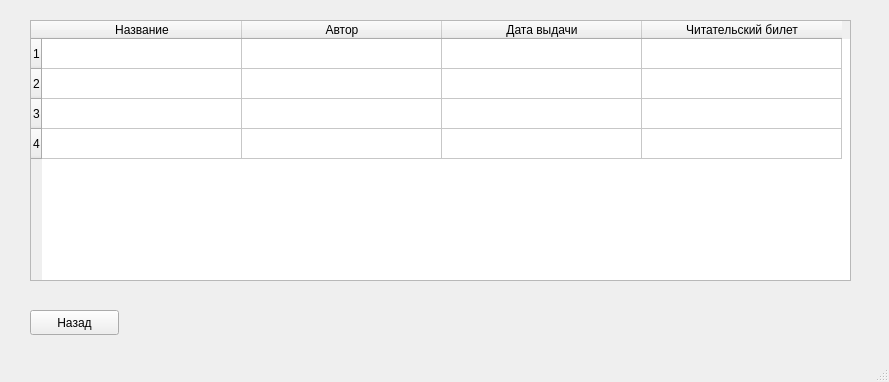
<?xml version="1.0" encoding="UTF-8"?>
<ui version="4.0">
 <class>MainWindow</class>
 <widget class="QMainWindow" name="MainWindow">
  <property name="geometry">
   <rect>
    <x>0</x>
    <y>0</y>
    <width>889</width>
    <height>382</height>
   </rect>
  </property>
  <property name="windowTitle">
   <string>Просмотр должников</string>
  </property>
  <widget class="QWidget" name="centralwidget">
   <widget class="QPushButton" name="pushButton">
    <property name="geometry">
     <rect>
      <x>30</x>
      <y>310</y>
      <width>89</width>
      <height>25</height>
     </rect>
    </property>
    <property name="text">
     <string>Назад</string>
    </property>
   </widget>
   <widget class="QTableWidget" name="tableWidget">
    <property name="geometry">
     <rect>
      <x>30</x>
      <y>20</y>
      <width>821</width>
      <height>261</height>
     </rect>
    </property>
    <property name="dragEnabled">
     <bool>true</bool>
    </property>
    <property name="rowCount">
     <number>4</number>
    </property>
    <property name="columnCount">
     <number>4</number>
    </property>
    <attribute name="horizontalHeaderDefaultSectionSize">
     <number>200</number>
    </attribute>
    <row/>
    <row/>
    <row/>
    <row/>
    <column>
     <property name="text">
      <string>Название</string>
     </property>
    </column>
    <column>
     <property name="text">
      <string>Автор</string>
     </property>
    </column>
    <column>
     <property name="text">
      <string>Дата выдачи</string>
     </property>
    </column>
    <column>
     <property name="text">
      <string>Читательский билет</string>
     </property>
    </column>
   </widget>
  </widget>
  <widget class="QMenuBar" name="menubar">
   <property name="geometry">
    <rect>
     <x>0</x>
     <y>0</y>
     <width>889</width>
     <height>22</height>
    </rect>
   </property>
  </widget>
  <widget class="QStatusBar" name="statusbar"/>
 </widget>
 <resources/>
 <connections/>
</ui>
